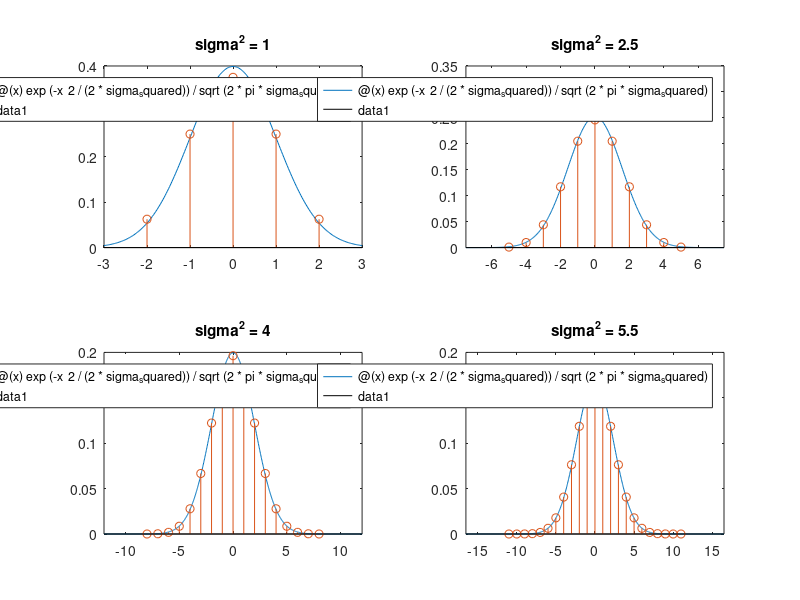

MATLAB code to generate this figure:
% Author: <njoffe@ucsd.edu> Nitay Joffe
% Date: 10/12/2006
% Class: CSE 166 - Image Processing
% Homework: 2
% Problem: 1 - Binomial Approximation
clear;

% (a) Make plots comparing the binomial kernel to the continuous Gaussian
%     kernel for sigma^2 = 1.0, 2.5, 4.0, 5.5. In each plot, use stem to plot
%     the binomial kernel and fplot to plot the corresponding Gaussian on the
%     interval [-3*sigma, 3*sigma]. You will need to use hold to put both
%     functions on the same plot. Also, overlaying these correctly is a bit
%     tricky; make sure the Gaussian and binomial kernel overlap. Arrange your
%     plots on a single sheet of paper using subplot.
sigma_squared_values = [1.0, 2.5, 4.0, 5.5];

for i = 1:numel(sigma_squared_values)
  subplot(2,2,i);

  sigma_squared = sigma_squared_values(i);

  % Plot Gaussian in continuous time using fplot.
  range = [sigma_squared * -3, sigma_squared * 3];
  fplot(@(x) exp(-x^2/(2*sigma_squared)) / sqrt(2*pi*sigma_squared), range);

  hold;

  % Plot binomial approximation of Gaussian in discrete time using stem.
  % Use normalized Nth row of Pascal's triangle, where N = 4*sigma^2+1.
  pascal_row_number = 4*sigma_squared+1;
  pascal_row = diag(rot90(pascal(pascal_row_number)))';

  normalization_factor = 2.^-(pascal_row_number-1);
  normalized_pascal_row = pascal_row .* normalization_factor;

  stem_range = ceil(-pascal_row_number/2):floor(pascal_row_number/2);
  stem(stem_range, normalized_pascal_row);

  title(['sigma^2 = ' num2str(sigma_squared)]);
end
